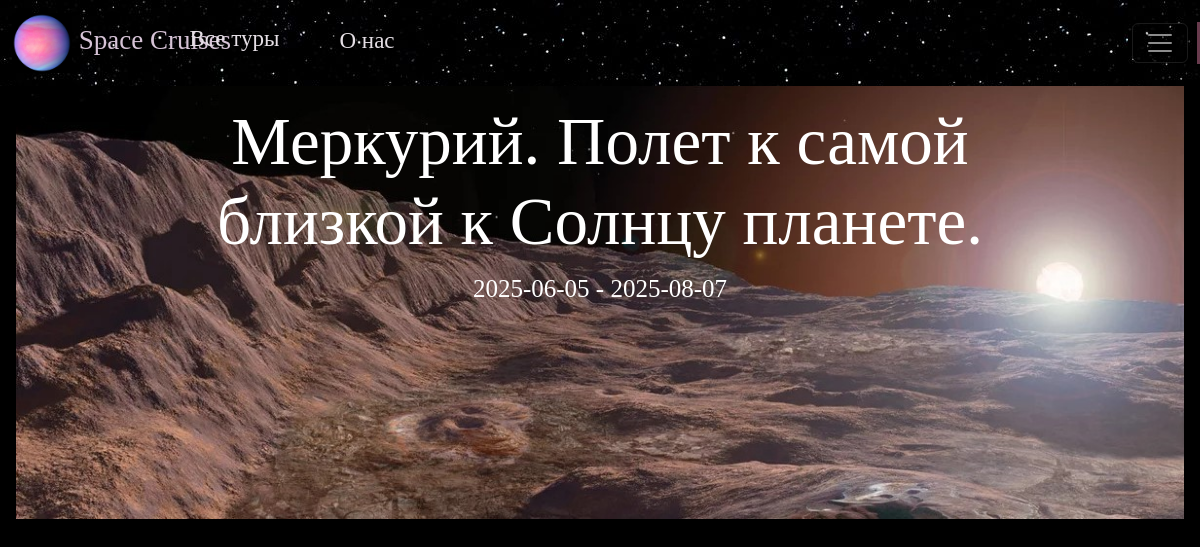
Screenshot of /more_detailed/3 (signed in) with the database file from the repository.
### data/tours_form.py (models this page shows)
class Tour(SqlAlchemyBase, SerializerMixin):
    __tablename__ = 'tours'
    id = sqlalchemy.Column(sqlalchemy.Integer, primary_key=True, autoincrement=True)
    name = sqlalchemy.Column(sqlalchemy.String, nullable=True)
    discription = sqlalchemy.Column(sqlalchemy.String, nullable=True)
    start_date = sqlalchemy.Column(sqlalchemy.DateTime)
    end_date = sqlalchemy.Column(sqlalchemy.DateTime)
    image = sqlalchemy.Column(sqlalchemy.String, nullable=True)
    price = sqlalchemy.Column(sqlalchemy.Integer, nullable=True)

### main.py (the view)
@app.route('/more_detailed/<int:id>')
def more_detailed(id):  # Подробнее о туре
    db_sess = create_session()
    tour = db_sess.query(Tour).filter(Tour.id == id).first()
    return render_template("more_detailed.html", tour=tour)

### data/db_session.py (called while the page is built)
def create_session() -> Session:
    global __factory
    return __factory()

### main.py (called while the page is built)
@login_manager.user_loader
def load_user(user_id):  # Функция для получения пользователя
    db_sess = create_session()
    return db_sess.query(User).get(user_id)

### templates/more_detailed.html (shortened to what this page needs)
{% extends "base.html" %}
{% block content %}
<div id="carouselExampleCaptions" class="carousel slide">
    <div class="carousel-inner">
        <div class="carousel-item active">
            <img src="{{tour.image}}" class="d-block w-100" alt="...">
            <div class="carousel-caption" id="carousel-caption">
                <h2 style="font-family:century gothic;font-size:67px;color:white">{{ tour.name }}</h2>
                <p style="font-family:century gothic;font-size:25px">{{tour.start_date.date()}} - {{tour.end_date.date()}}</p>
            </div>
        </div>
    </div>
</div>
{% endblock %}

### static/css/style.css (style rules this page uses)
* { box-sizing: border-box; }
#carousel-caption { position: absolute; bottom: 35%; z-index: 20; }

### rows the page displays
Tour: image (picture), name "Меркурий. Полет к самой близкой к Солнцу планете.", start_date "2025-06-05", end_date "2025-08-07"
